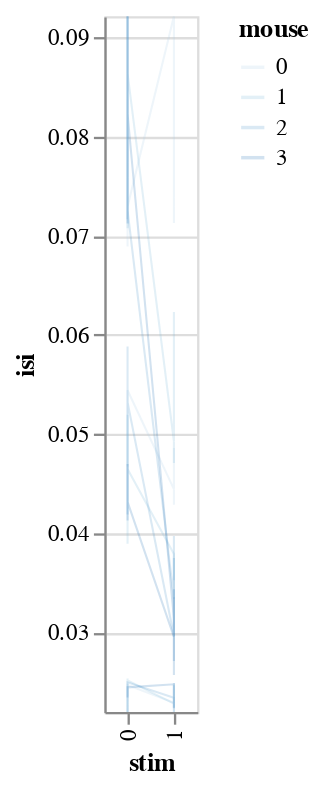

Notebook cell for this chart:
### Markdown cell above
This is stil fishy: why vertical lines? all sources of variance should be accounted for

### Code cell
bw.plot_posteriors_no_slope(x='stim', detail='neuron', color='mouse:O')

### Figure 1 — Vega-Lite specification as saved in the notebook (floating-point values rounded to 4 significant figures)
{"config": {"view": {"continuousWidth": 400, "continuousHeight": 300}}, "data": {"name": "data-e06a326353c0062fc344721c9c81ac1a"}, "mark": {"type": "line", "fill": null}, "encoding": {"color": {"type": "ordinal", "field": "mouse"}, "detail": {"type": "quantitative", "field": "neuron"}, "opacity": {"value": 0.2}, "size": {"value": 0.9}, "x": {"type": "ordinal", "field": "stim"}, "y": {"type": "quantitative", "field": "isi", "scale": {"clamp": true, "domain": [0.02198, 0.09212], "zero": false}}}, "$schema": "https://vega.github.io/schema/vega-lite/v4.8.1.json", "datasets": {"data-e06a326353c0062fc344721c9c81ac1a": [{"mouse": 0, "mouse_code": 0, "stim": 0, "neuron_code": 0, "neuron_x_mouse": "0m0bayes", "neuron": 0, "i_trial": 0, "log_firing_rate": 1.521, "Firing rate": 33.21, "firing_rate": 33.21, "i_spike": 41.5, "isi": 0.0831, "combined_condition": 0}, {"mouse": 0, "mouse_code": 0, "stim": 0, "neuron_code": 0, "neuron_x_mouse": "0m0bayes", "neuron": 0, "i_trial": 1, "log_firing_rate": 3.429, "Firing rate": 2688.0, "firing_rate": 2688.0, "i_spike": 47.0, "isi": 0.07445, "combined_condition": 0}, {"mouse": 0, "mouse_code": 0, "stim": 0, "neuron_code": 0, "neuron_x_mouse": "0m0bayes", "neuron": 0, "i_trial": 2, "log_firing_rate": 1.679, "Firing rate": 47.77, "firing_rate": 47.77, "i_spike": 32.5, "isi": 0.1031, "combined_condition": 0}, {"mouse": 0, "mouse_code": 0, "stim": 0, "neuron_code": 0, "neuron_x_mouse": "0m0bayes", "neuron": 0, "i_trial": 3, "log_firing_rate": 1.999, "Firing rate": 99.73, "firing_rate": 99.73, "i_spike": 49.5, "isi": 0.0689, "combined_condition": 0}, {"mouse": 0, "mouse_code": 0, "stim": 0, "neuron_code": 0, "neuron_x_mouse": "0m0bayes", "neuron": 0, "i_trial": 4, "log_firing_rate": 1.714, "Firing rate": 51.75, "firing_rate": 51.75, "i_spike": 47.5, "isi": 0.07292, "combined_condition": 0}, {"mouse": 0, "mouse_code": 0, "stim": 0, "neuron_code": 4, "neuron_x_mouse": "1m0bayes", "neuron": 1, "i_trial": 0, "log_firing_rate": 2.24, "Firing rate": 173.8, "firing_rate": 173.8, "i_spike": 69.0, "isi": 0.05069, "combined_condition": 4}, {"mouse": 0, "mouse_code": 0, "stim": 0, "neuron_code": 4, "neuron_x_mouse": "1m0bayes", "neuron": 1, "i_trial": 1, "log_firing_rate": 2.082, "Firing rate": 120.7, "firing_rate": 120.7, "i_spike": 74.5, "isi": 0.04673, "combined_condition": 4}, {"mouse": 0, "mouse_code": 0, "stim": 0, "neuron_code": 4, "neuron_x_mouse": "1m0bayes", "neuron": 1, "i_trial": 2, "log_firing_rate": 2.249, "Firing rate": 177.5, "firing_rate": 177.5, "i_spike": 70.5, "isi": 0.04966, "combined_condition": 4}, {"mouse": 0, "mouse_code": 0, "stim": 0, "neuron_code": 4, "neuron_x_mouse": "1m0bayes", "neuron": 1, "i_trial": 3, "log_firing_rate": 2.21, "Firing rate": 162.0, "firing_rate": 162.0, "i_spike": 72.0, "isi": 0.04788, "combined_condition": 4}, {"mouse": 0, "mouse_code": 0, "stim": 0, "neuron_code": 4, "neuron_x_mouse": "1m0bayes", "neuron": 1, "i_trial": 4, "log_firing_rate": 1.769, "Firing rate": 58.73, "firing_rate": 58.73, "i_spike": 64.5, "isi": 0.05441, "combined_condition": 4}, {"mouse": 0, "mouse_code": 0, "stim": 0, "neuron_code": 8, "neuron_x_mouse": "2m0bayes", "neuron": 2, "i_trial": 0, "log_firing_rate": 2.643, "Firing rate": 439.5, "firing_rate": 439.5, "i_spike": 160.5, "isi": 0.02172, "combined_condition": 8}, {"mouse": 0, "mouse_code": 0, "stim": 0, "neuron_code": 8, "neuron_x_mouse": "2m0bayes", "neuron": 2, "i_trial": 1, "log_firing_rate": 2.325, "Firing rate": 211.2, "firing_rate": 211.2, "i_spike": 160.5, "isi": 0.02179, "combined_condition": 8}, {"mouse": 0, "mouse_code": 0, "stim": 0, "neuron_code": 8, "neuron_x_mouse": "2m0bayes", "neuron": 2, "i_trial": 2, "log_firing_rate": 2.612, "Firing rate": 409.5, "firing_rate": 409.5, "i_spike": 156.0, "isi": 0.02241, "combined_condition": 8}, {"mouse": 0, "mouse_code": 0, "stim": 0, "neuron_code": 8, "neuron_x_mouse": "2m0bayes", "neuron": 2, "i_trial": 3, "log_firing_rate": 2.36, "Firing rate": 229.1, "firing_rate": 229.1, "i_spike": 142.0, "isi": 0.02438, "combined_condition": 8}, {"mouse": 0, "mouse_code": 0, "stim": 0, "neuron_code": 8, "neuron_x_mouse": "2m0bayes", "neuron": 2, "i_trial": 4, "log_firing_rate": 2.475, "Firing rate": 298.8, "firing_rate": 298.8, "i_spike": 142.0, "isi": 0.02469, "combined_condition": 8}, {"mouse": 0, "mouse_code": 0, "stim": 1, "neuron_code": 0, "neuron_x_mouse": "0m0bayes", "neuron": 0, "i_trial": 0, "log_firing_rate": 1.675, "Firing rate": 47.3, "firing_rate": 47.3, "i_spike": 32.5, "isi": 0.1053, "combined_condition": 12}, {"mouse": 0, "mouse_code": 0, "stim": 1, "neuron_code": 0, "neuron_x_mouse": "0m0bayes", "neuron": 0, "i_trial": 1, "log_firing_rate": 1.893, "Firing rate": 78.14, "firing_rate": 78.14, "i_spike": 35.5, "isi": 0.09775, "combined_condition": 12}, {"mouse": 0, "mouse_code": 0, "stim": 1, "neuron_code": 0, "neuron_x_mouse": "0m0bayes", "neuron": 0, "i_trial": 2, "log_firing_rate": 2.187, "Firing rate": 153.7, "firing_rate": 153.7, "i_spike": 43.0, "isi": 0.07643, "combined_condition": 12}, {"mouse": 0, "mouse_code": 0, "stim": 1, "neuron_code": 0, "neuron_x_mouse": "0m0bayes", "neuron": 0, "i_trial": 3, "log_firing_rate": 2.233, "Firing rate": 171.2, "firing_rate": 171.2, "i_spike": 49.0, "isi": 0.07129, "combined_condition": 12}, {"mouse": 0, "mouse_code": 0, "stim": 1, "neuron_code": 0, "neuron_x_mouse": "0m0bayes", "neuron": 0, "i_trial": 4, "log_firing_rate": 1.993, "Firing rate": 98.37, "firing_rate": 98.37, "i_spike": 33.5, "isi": 0.1047, "combined_condition": 12}, {"mouse": 0, "mouse_code": 0, "stim": 1, "neuron_code": 4, "neuron_x_mouse": "1m0bayes", "neuron": 1, "i_trial": 0, "log_firing_rate": 2.128, "Firing rate": 134.4, "firing_rate": 134.4, "i_spike": 78.0, "isi": 0.04444, "combined_condition": 16}, {"mouse": 0, "mouse_code": 0, "stim": 1, "neuron_code": 4, "neuron_x_mouse": "1m0bayes", "neuron": 1, "i_trial": 1, "log_firing_rate": 2.323, "Firing rate": 210.4, "firing_rate": 210.4, "i_spike": 72.0, "isi": 0.0486, "combined_condition": 16}, {"mouse": 0, "mouse_code": 0, "stim": 1, "neuron_code": 4, "neuron_x_mouse": "1m0bayes", "neuron": 1, "i_trial": 2, "log_firing_rate": 2.139, "Firing rate": 137.6, "firing_rate": 137.6, "i_spike": 75.0, "isi": 0.04651, "combined_condition": 16}, {"mouse": 0, "mouse_code": 0, "stim": 1, "neuron_code": 4, "neuron_x_mouse": "1m0bayes", "neuron": 1, "i_trial": 3, "log_firing_rate": 1.988, "Firing rate": 97.31, "firing_rate": 97.31, "i_spike": 80.0, "isi": 0.04287, "combined_condition": 16}, {"mouse": 0, "mouse_code": 0, "stim": 1, "neuron_code": 4, "neuron_x_mouse": "1m0bayes", "neuron": 1, "i_trial": 4, "log_firing_rate": 2.424, "Firing rate": 265.3, "firing_rate": 265.3, "i_spike": 80.0, "isi": 0.04376, "combined_condition": 16}, {"mouse": 0, "mouse_code": 0, "stim": 1, "neuron_code": 8, "neuron_x_mouse": "2m0bayes", "neuron": 2, "i_trial": 0, "log_firing_rate": 2.266, "Firing rate": 184.6, "firing_rate": 184.6, "i_spike": 152.5, "isi": 0.02291, "combined_condition": 20}, {"mouse": 0, "mouse_code": 0, "stim": 1, "neuron_code": 8, "neuron_x_mouse": "2m0bayes", "neuron": 2, "i_trial": 1, "log_firing_rate": 2.81, "Firing rate": 645.6, "firing_rate": 645.6, "i_spike": 149.0, "isi": 0.0235, "combined_condition": 20}, {"mouse": 0, "mouse_code": 0, "stim": 1, "neuron_code": 8, "neuron_x_mouse": "2m0bayes", "neuron": 2, "i_trial": 2, "log_firing_rate": 2.291, "Firing rate": 195.3, "firing_rate": 195.3, "i_spike": 161.0, "isi": 0.02162, "combined_condition": 20}, {"mouse": 0, "mouse_code": 0, "stim": 1, "neuron_code": 8, "neuron_x_mouse": "2m0bayes", "neuron": 2, "i_trial": 3, "log_firing_rate": 2.805, "Firing rate": 638.8, "firing_rate": 638.8, "i_spike": 156.5, "isi": 0.02239, "combined_condition": 20}, {"mouse": 0, "mouse_code": 0, "stim": 1, "neuron_code": 8, "neuron_x_mouse": "2m0bayes", "neuron": 2, "i_trial": 4, "log_firing_rate": 2.465, "Firing rate": 291.7, "firing_rate": 291.7, "i_spike": 160.0, "isi": 0.02191, "combined_condition": 20}, {"mouse": 1, "mouse_code": 1, "stim": 0, "neuron_code": 1, "neuron_x_mouse": "0m1bayes", "neuron": 0, "i_trial": 0, "log_firing_rate": 1.769, "Firing rate": 58.77, "firing_rate": 58.77, "i_spike": 45.5, "isi": 0.07583, "combined_condition": 1}, {"mouse": 1, "mouse_code": 1, "stim": 0, "neuron_code": 1, "neuron_x_mouse": "0m1bayes", "neuron": 0, "i_trial": 1, "log_firing_rate": 1.752, "Firing rate": 56.45, "firing_rate": 56.45, "i_spike": 41.5, "isi": 0.0842, "combined_condition": 1}, {"mouse": 1, "mouse_code": 1, "stim": 0, "neuron_code": 1, "neuron_x_mouse": "0m1bayes", "neuron": 0, "i_trial": 2, "log_firing_rate": 2.604, "Firing rate": 402.0, "firing_rate": 402.0, "i_spike": 48.5, "isi": 0.07075, "combined_condition": 1}, {"mouse": 1, "mouse_code": 1, "stim": 0, "neuron_code": 1, "neuron_x_mouse": "0m1bayes", "neuron": 0, "i_trial": 3, "log_firing_rate": 1.736, "Firing rate": 54.46, "firing_rate": 54.46, "i_spike": 37.5, "isi": 0.09207, "combined_condition": 1}, {"mouse": 1, "mouse_code": 1, "stim": 0, "neuron_code": 1, "neuron_x_mouse": "0m1bayes", "neuron": 0, "i_trial": 4, "log_firing_rate": 1.931, "Firing rate": 85.39, "firing_rate": 85.39, "i_spike": 40.0, "isi": 0.08637, "combined_condition": 1}, {"mouse": 1, "mouse_code": 1, "stim": 0, "neuron_code": 5, "neuron_x_mouse": "1m1bayes", "neuron": 1, "i_trial": 0, "log_firing_rate": 2.489, "Firing rate": 308.4, "firing_rate": 308.4, "i_spike": 75.5, "isi": 0.04516, "combined_condition": 5}, {"mouse": 1, "mouse_code": 1, "stim": 0, "neuron_code": 5, "neuron_x_mouse": "1m1bayes", "neuron": 1, "i_trial": 1, "log_firing_rate": 2.564, "Firing rate": 366.0, "firing_rate": 366.0, "i_spike": 70.5, "isi": 0.0493, "combined_condition": 5}, {"mouse": 1, "mouse_code": 1, "stim": 0, "neuron_code": 5, "neuron_x_mouse": "1m1bayes", "neuron": 1, "i_trial": 2, "log_firing_rate": 3.003, "Firing rate": 1006.0, "firing_rate": 1006.0, "i_spike": 66.0, "isi": 0.05193, "combined_condition": 5}, {"mouse": 1, "mouse_code": 1, "stim": 0, "neuron_code": 5, "neuron_x_mouse": "1m1bayes", "neuron": 1, "i_trial": 3, "log_firing_rate": 2.067, "Firing rate": 116.8, "firing_rate": 116.8, "i_spike": 89.5, "isi": 0.03894, "combined_condition": 5}, {"mouse": 1, "mouse_code": 1, "stim": 0, "neuron_code": 5, "neuron_x_mouse": "1m1bayes", "neuron": 1, "i_trial": 4, "log_firing_rate": 2.045, "Firing rate": 110.9, "firing_rate": 110.9, "i_spike": 74.5, "isi": 0.04648, "combined_condition": 5}, {"mouse": 1, "mouse_code": 1, "stim": 0, "neuron_code": 9, "neuron_x_mouse": "2m1bayes", "neuron": 2, "i_trial": 0, "log_firing_rate": 2.571, "Firing rate": 372.5, "firing_rate": 372.5, "i_spike": 159.0, "isi": 0.02198, "combined_condition": 9}, {"mouse": 1, "mouse_code": 1, "stim": 0, "neuron_code": 9, "neuron_x_mouse": "2m1bayes", "neuron": 2, "i_trial": 1, "log_firing_rate": 2.45, "Firing rate": 281.8, "firing_rate": 281.8, "i_spike": 152.5, "isi": 0.02293, "combined_condition": 9}, {"mouse": 1, "mouse_code": 1, "stim": 0, "neuron_code": 9, "neuron_x_mouse": "2m1bayes", "neuron": 2, "i_trial": 2, "log_firing_rate": 2.487, "Firing rate": 307.2, "firing_rate": 307.2, "i_spike": 153.5, "isi": 0.02274, "combined_condition": 9}, {"mouse": 1, "mouse_code": 1, "stim": 0, "neuron_code": 9, "neuron_x_mouse": "2m1bayes", "neuron": 2, "i_trial": 3, "log_firing_rate": 2.85, "Firing rate": 708.4, "firing_rate": 708.4, "i_spike": 137.5, "isi": 0.02535, "combined_condition": 9}, {"mouse": 1, "mouse_code": 1, "stim": 0, "neuron_code": 9, "neuron_x_mouse": "2m1bayes", "neuron": 2, "i_trial": 4, "log_firing_rate": 2.392, "Firing rate": 246.4, "firing_rate": 246.4, "i_spike": 139.0, "isi": 0.02516, "combined_condition": 9}, {"mouse": 1, "mouse_code": 1, "stim": 1, "neuron_code": 1, "neuron_x_mouse": "0m1bayes", "neuron": 0, "i_trial": 0, "log_firing_rate": 2.051, "Firing rate": 112.4, "firing_rate": 112.4, "i_spike": 70.0, "isi": 0.04926, "combined_condition": 13}, {"mouse": 1, "mouse_code": 1, "stim": 1, "neuron_code": 1, "neuron_x_mouse": "0m1bayes", "neuron": 0, "i_trial": 1, "log_firing_rate": 1.886, "Firing rate": 76.91, "firing_rate": 76.91, "i_spike": 55.0, "isi": 0.0623, "combined_condition": 13}, {"mouse": 1, "mouse_code": 1, "stim": 1, "neuron_code": 1, "neuron_x_mouse": "0m1bayes", "neuron": 0, "i_trial": 2, "log_firing_rate": 1.916, "Firing rate": 82.35, "firing_rate": 82.35, "i_spike": 58.0, "isi": 0.06032, "combined_condition": 13}, {"mouse": 1, "mouse_code": 1, "stim": 1, "neuron_code": 1, "neuron_x_mouse": "0m1bayes", "neuron": 0, "i_trial": 3, "log_firing_rate": 2.432, "Firing rate": 270.6, "firing_rate": 270.6, "i_spike": 72.5, "isi": 0.04709, "combined_condition": 13}, {"mouse": 1, "mouse_code": 1, "stim": 1, "neuron_code": 1, "neuron_x_mouse": "0m1bayes", "neuron": 0, "i_trial": 4, "log_firing_rate": 1.913, "Firing rate": 81.8, "firing_rate": 81.8, "i_spike": 65.5, "isi": 0.0536, "combined_condition": 13}, {"mouse": 1, "mouse_code": 1, "stim": 1, "neuron_code": 5, "neuron_x_mouse": "1m1bayes", "neuron": 1, "i_trial": 0, "log_firing_rate": 2.381, "Firing rate": 240.3, "firing_rate": 240.3, "i_spike": 91.5, "isi": 0.03789, "combined_condition": 17}, {"mouse": 1, "mouse_code": 1, "stim": 1, "neuron_code": 5, "neuron_x_mouse": "1m1bayes", "neuron": 1, "i_trial": 1, "log_firing_rate": 2.511, "Firing rate": 324.3, "firing_rate": 324.3, "i_spike": 96.0, "isi": 0.03605, "combined_condition": 17}, {"mouse": 1, "mouse_code": 1, "stim": 1, "neuron_code": 5, "neuron_x_mouse": "1m1bayes", "neuron": 1, "i_trial": 2, "log_firing_rate": 2.43, "Firing rate": 268.9, "firing_rate": 268.9, "i_spike": 99.0, "isi": 0.03525, "combined_condition": 17}, {"mouse": 1, "mouse_code": 1, "stim": 1, "neuron_code": 5, "neuron_x_mouse": "1m1bayes", "neuron": 1, "i_trial": 3, "log_firing_rate": 2.261, "Firing rate": 182.3, "firing_rate": 182.3, "i_spike": 92.5, "isi": 0.03709, "combined_condition": 17}, {"mouse": 1, "mouse_code": 1, "stim": 1, "neuron_code": 5, "neuron_x_mouse": "1m1bayes", "neuron": 1, "i_trial": 4, "log_firing_rate": 3.196, "Firing rate": 1570.0, "firing_rate": 1570.0, "i_spike": 92.0, "isi": 0.03772, "combined_condition": 17}, {"mouse": 1, "mouse_code": 1, "stim": 1, "neuron_code": 9, "neuron_x_mouse": "2m1bayes", "neuron": 2, "i_trial": 0, "log_firing_rate": 2.526, "Firing rate": 336.0, "firing_rate": 336.0, "i_spike": 152.5, "isi": 0.02281, "combined_condition": 21}, {"mouse": 1, "mouse_code": 1, "stim": 1, "neuron_code": 9, "neuron_x_mouse": "2m1bayes", "neuron": 2, "i_trial": 1, "log_firing_rate": 2.712, "Firing rate": 514.8, "firing_rate": 514.8, "i_spike": 155.0, "isi": 0.0226, "combined_condition": 21}, {"mouse": 1, "mouse_code": 1, "stim": 1, "neuron_code": 9, "neuron_x_mouse": "2m1bayes", "neuron": 2, "i_trial": 2, "log_firing_rate": 2.517, "Firing rate": 328.6, "firing_rate": 328.6, "i_spike": 155.5, "isi": 0.02248, "combined_condition": 21}, {"mouse": 1, "mouse_code": 1, "stim": 1, "neuron_code": 9, "neuron_x_mouse": "2m1bayes", "neuron": 2, "i_trial": 3, "log_firing_rate": 2.448, "Firing rate": 280.7, "firing_rate": 280.7, "i_spike": 154.5, "isi": 0.02243, "combined_condition": 21}, {"mouse": 1, "mouse_code": 1, "stim": 1, "neuron_code": 9, "neuron_x_mouse": "2m1bayes", "neuron": 2, "i_trial": 4, "log_firing_rate": 2.266, "Firing rate": 184.6, "firing_rate": 184.6, "i_spike": 142.0, "isi": 0.02466, "combined_condition": 21}, {"mouse": 2, "mouse_code": 2, "stim": 0, "neuron_code": 2, "neuron_x_mouse": "0m2bayes", "neuron": 0, "i_trial": 0, "log_firing_rate": 1.87, "Firing rate": 74.05, "firing_rate": 74.05, "i_spike": 47.5, "isi": 0.07165, "combined_condition": 2}, {"mouse": 2, "mouse_code": 2, "stim": 0, "neuron_code": 2, "neuron_x_mouse": "0m2bayes", "neuron": 0, "i_trial": 1, "log_firing_rate": 1.766, "Firing rate": 58.31, "firing_rate": 58.31, "i_spike": 45.0, "isi": 0.0774, "combined_condition": 2}, {"mouse": 2, "mouse_code": 2, "stim": 0, "neuron_code": 2, "neuron_x_mouse": "0m2bayes", "neuron": 0, "i_trial": 2, "log_firing_rate": 1.912, "Firing rate": 81.68, "firing_rate": 81.68, "i_spike": 47.0, "isi": 0.07352, "combined_condition": 2}, {"mouse": 2, "mouse_code": 2, "stim": 0, "neuron_code": 2, "neuron_x_mouse": "0m2bayes", "neuron": 0, "i_trial": 3, "log_firing_rate": 2.466, "Firing rate": 292.3, "firing_rate": 292.3, "i_spike": 38.0, "isi": 0.09316, "combined_condition": 2}, {"mouse": 2, "mouse_code": 2, "stim": 0, "neuron_code": 2, "neuron_x_mouse": "0m2bayes", "neuron": 0, "i_trial": 4, "log_firing_rate": 1.955, "Firing rate": 90.13, "firing_rate": 90.13, "i_spike": 48.5, "isi": 0.07254, "combined_condition": 2}, {"mouse": 2, "mouse_code": 2, "stim": 0, "neuron_code": 6, "neuron_x_mouse": "1m2bayes", "neuron": 1, "i_trial": 0, "log_firing_rate": 1.84, "Firing rate": 69.22, "firing_rate": 69.22, "i_spike": 76.0, "isi": 0.04597, "combined_condition": 6}, {"mouse": 2, "mouse_code": 2, "stim": 0, "neuron_code": 6, "neuron_x_mouse": "1m2bayes", "neuron": 1, "i_trial": 1, "log_firing_rate": 2.06, "Firing rate": 114.7, "firing_rate": 114.7, "i_spike": 82.5, "isi": 0.04188, "combined_condition": 6}, {"mouse": 2, "mouse_code": 2, "stim": 0, "neuron_code": 6, "neuron_x_mouse": "1m2bayes", "neuron": 1, "i_trial": 2, "log_firing_rate": 2.165, "Firing rate": 146.3, "firing_rate": 146.3, "i_spike": 68.0, "isi": 0.05151, "combined_condition": 6}, {"mouse": 2, "mouse_code": 2, "stim": 0, "neuron_code": 6, "neuron_x_mouse": "1m2bayes", "neuron": 1, "i_trial": 3, "log_firing_rate": 2.079, "Firing rate": 119.8, "firing_rate": 119.8, "i_spike": 59.5, "isi": 0.05883, "combined_condition": 6}, {"mouse": 2, "mouse_code": 2, "stim": 0, "neuron_code": 6, "neuron_x_mouse": "1m2bayes", "neuron": 1, "i_trial": 4, "log_firing_rate": 1.727, "Firing rate": 53.39, "firing_rate": 53.39, "i_spike": 65.5, "isi": 0.05321, "combined_condition": 6}, {"mouse": 2, "mouse_code": 2, "stim": 0, "neuron_code": 10, "neuron_x_mouse": "2m2bayes", "neuron": 2, "i_trial": 0, "log_firing_rate": 2.431, "Firing rate": 269.5, "firing_rate": 269.5, "i_spike": 151.0, "isi": 0.02319, "combined_condition": 10}, {"mouse": 2, "mouse_code": 2, "stim": 0, "neuron_code": 10, "neuron_x_mouse": "2m2bayes", "neuron": 2, "i_trial": 1, "log_firing_rate": 2.486, "Firing rate": 306.2, "firing_rate": 306.2, "i_spike": 161.5, "isi": 0.0214, "combined_condition": 10}, {"mouse": 2, "mouse_code": 2, "stim": 0, "neuron_code": 10, "neuron_x_mouse": "2m2bayes", "neuron": 2, "i_trial": 2, "log_firing_rate": 2.3, "Firing rate": 199.7, "firing_rate": 199.7, "i_spike": 153.0, "isi": 0.02293, "combined_condition": 10}, {"mouse": 2, "mouse_code": 2, "stim": 0, "neuron_code": 10, "neuron_x_mouse": "2m2bayes", "neuron": 2, "i_trial": 3, "log_firing_rate": 2.972, "Firing rate": 937.3, "firing_rate": 937.3, "i_spike": 148.0, "isi": 0.0237, "combined_condition": 10}, {"mouse": 2, "mouse_code": 2, "stim": 0, "neuron_code": 10, "neuron_x_mouse": "2m2bayes", "neuron": 2, "i_trial": 4, "log_firing_rate": 2.506, "Firing rate": 320.8, "firing_rate": 320.8, "i_spike": 139.5, "isi": 0.02496, "combined_condition": 10}, {"mouse": 2, "mouse_code": 2, "stim": 1, "neuron_code": 2, "neuron_x_mouse": "0m2bayes", "neuron": 0, "i_trial": 0, "log_firing_rate": 2.573, "Firing rate": 374.1, "firing_rate": 374.1, "i_spike": 103.5, "isi": 0.03344, "combined_condition": 14}, {"mouse": 2, "mouse_code": 2, "stim": 1, "neuron_code": 2, "neuron_x_mouse": "0m2bayes", "neuron": 0, "i_trial": 1, "log_firing_rate": 2.275, "Firing rate": 188.2, "firing_rate": 188.2, "i_spike": 90.5, "isi": 0.036, "combined_condition": 14}, {"mouse": 2, "mouse_code": 2, "stim": 1, "neuron_code": 2, "neuron_x_mouse": "0m2bayes", "neuron": 0, "i_trial": 2, "log_firing_rate": 2.481, "Firing rate": 302.9, "firing_rate": 302.9, "i_spike": 88.0, "isi": 0.03814, "combined_condition": 14}, {"mouse": 2, "mouse_code": 2, "stim": 1, "neuron_code": 2, "neuron_x_mouse": "0m2bayes", "neuron": 0, "i_trial": 3, "log_firing_rate": 2.39, "Firing rate": 245.6, "firing_rate": 245.6, "i_spike": 90.0, "isi": 0.03894, "combined_condition": 14}, {"mouse": 2, "mouse_code": 2, "stim": 1, "neuron_code": 2, "neuron_x_mouse": "0m2bayes", "neuron": 0, "i_trial": 4, "log_firing_rate": 2.192, "Firing rate": 155.5, "firing_rate": 155.5, "i_spike": 86.5, "isi": 0.03973, "combined_condition": 14}, {"mouse": 2, "mouse_code": 2, "stim": 1, "neuron_code": 6, "neuron_x_mouse": "1m2bayes", "neuron": 1, "i_trial": 0, "log_firing_rate": 2.237, "Firing rate": 172.8, "firing_rate": 172.8, "i_spike": 117.5, "isi": 0.02961, "combined_condition": 18}, {"mouse": 2, "mouse_code": 2, "stim": 1, "neuron_code": 6, "neuron_x_mouse": "1m2bayes", "neuron": 1, "i_trial": 1, "log_firing_rate": 2.328, "Firing rate": 213.0, "firing_rate": 213.0, "i_spike": 93.5, "isi": 0.03751, "combined_condition": 18}, {"mouse": 2, "mouse_code": 2, "stim": 1, "neuron_code": 6, "neuron_x_mouse": "1m2bayes", "neuron": 1, "i_trial": 2, "log_firing_rate": 2.392, "Firing rate": 246.4, "firing_rate": 246.4, "i_spike": 117.5, "isi": 0.02952, "combined_condition": 18}, {"mouse": 2, "mouse_code": 2, "stim": 1, "neuron_code": 6, "neuron_x_mouse": "1m2bayes", "neuron": 1, "i_trial": 3, "log_firing_rate": 2.206, "Firing rate": 160.6, "firing_rate": 160.6, "i_spike": 110.0, "isi": 0.03183, "combined_condition": 18}, {"mouse": 2, "mouse_code": 2, "stim": 1, "neuron_code": 6, "neuron_x_mouse": "1m2bayes", "neuron": 1, "i_trial": 4, "log_firing_rate": 2.275, "Firing rate": 188.3, "firing_rate": 188.3, "i_spike": 97.5, "isi": 0.03577, "combined_condition": 18}, {"mouse": 2, "mouse_code": 2, "stim": 1, "neuron_code": 10, "neuron_x_mouse": "2m2bayes", "neuron": 2, "i_trial": 0, "log_firing_rate": 2.453, "Firing rate": 284.0, "firing_rate": 284.0, "i_spike": 149.5, "isi": 0.02341, "combined_condition": 22}, {"mouse": 2, "mouse_code": 2, "stim": 1, "neuron_code": 10, "neuron_x_mouse": "2m2bayes", "neuron": 2, "i_trial": 1, "log_firing_rate": 2.676, "Firing rate": 474.0, "firing_rate": 474.0, "i_spike": 139.5, "isi": 0.02489, "combined_condition": 22}, {"mouse": 2, "mouse_code": 2, "stim": 1, "neuron_code": 10, "neuron_x_mouse": "2m2bayes", "neuron": 2, "i_trial": 2, "log_firing_rate": 3.198, "Firing rate": 1578.0, "firing_rate": 1578.0, "i_spike": 143.0, "isi": 0.02447, "combined_condition": 22}, {"mouse": 2, "mouse_code": 2, "stim": 1, "neuron_code": 10, "neuron_x_mouse": "2m2bayes", "neuron": 2, "i_trial": 3, "log_firing_rate": 2.42, "Firing rate": 263.2, "firing_rate": 263.2, "i_spike": 165.0, "isi": 0.02118, "combined_condition": 22}, {"mouse": 2, "mouse_code": 2, "stim": 1, "neuron_code": 10, "neuron_x_mouse": "2m2bayes", "neuron": 2, "i_trial": 4, "log_firing_rate": 2.416, "Firing rate": 260.7, "firing_rate": 260.7, "i_spike": 151.5, "isi": 0.02309, "combined_condition": 22}, {"mouse": 3, "mouse_code": 3, "stim": 0, "neuron_code": 3, "neuron_x_mouse": "0m3bayes", "neuron": 0, "i_trial": 0, "log_firing_rate": 2.588, "Firing rate": 387.3, "firing_rate": 387.3, "i_spike": 43.5, "isi": 0.07953, "combined_condition": 3}, {"mouse": 3, "mouse_code": 3, "stim": 0, "neuron_code": 3, "neuron_x_mouse": "0m3bayes", "neuron": 0, "i_trial": 1, "log_firing_rate": 1.861, "Firing rate": 72.66, "firing_rate": 72.66, "i_spike": 34.5, "isi": 0.1017, "combined_condition": 3}, {"mouse": 3, "mouse_code": 3, "stim": 0, "neuron_code": 3, "neuron_x_mouse": "0m3bayes", "neuron": 0, "i_trial": 2, "log_firing_rate": 2.521, "Firing rate": 332.0, "firing_rate": 332.0, "i_spike": 48.0, "isi": 0.07122, "combined_condition": 3}, {"mouse": 3, "mouse_code": 3, "stim": 0, "neuron_code": 3, "neuron_x_mouse": "0m3bayes", "neuron": 0, "i_trial": 3, "log_firing_rate": 1.72, "Firing rate": 52.48, "firing_rate": 52.48, "i_spike": 47.5, "isi": 0.07315, "combined_condition": 3}, {"mouse": 3, "mouse_code": 3, "stim": 0, "neuron_code": 3, "neuron_x_mouse": "0m3bayes", "neuron": 0, "i_trial": 4, "log_firing_rate": 2.613, "Firing rate": 410.1, "firing_rate": 410.1, "i_spike": 42.5, "isi": 0.08229, "combined_condition": 3}, {"mouse": 3, "mouse_code": 3, "stim": 0, "neuron_code": 7, "neuron_x_mouse": "1m3bayes", "neuron": 1, "i_trial": 0, "log_firing_rate": 1.867, "Firing rate": 73.69, "firing_rate": 73.69, "i_spike": 82.5, "isi": 0.04176, "combined_condition": 7}, {"mouse": 3, "mouse_code": 3, "stim": 0, "neuron_code": 7, "neuron_x_mouse": "1m3bayes", "neuron": 1, "i_trial": 1, "log_firing_rate": 2.29, "Firing rate": 195.2, "firing_rate": 195.2, "i_spike": 80.5, "isi": 0.04321, "combined_condition": 7}, {"mouse": 3, "mouse_code": 3, "stim": 0, "neuron_code": 7, "neuron_x_mouse": "1m3bayes", "neuron": 1, "i_trial": 2, "log_firing_rate": 1.989, "Firing rate": 97.46, "firing_rate": 97.46, "i_spike": 73.5, "isi": 0.04697, "combined_condition": 7}, {"mouse": 3, "mouse_code": 3, "stim": 0, "neuron_code": 7, "neuron_x_mouse": "1m3bayes", "neuron": 1, "i_trial": 3, "log_firing_rate": 2.31, "Firing rate": 204.0, "firing_rate": 204.0, "i_spike": 84.5, "isi": 0.04128, "combined_condition": 7}, {"mouse": 3, "mouse_code": 3, "stim": 0, "neuron_code": 7, "neuron_x_mouse": "1m3bayes", "neuron": 1, "i_trial": 4, "log_firing_rate": 2.494, "Firing rate": 312.0, "firing_rate": 312.0, "i_spike": 80.5, "isi": 0.04315, "combined_condition": 7}, {"mouse": 3, "mouse_code": 3, "stim": 0, "neuron_code": 11, "neuron_x_mouse": "2m3bayes", "neuron": 2, "i_trial": 0, "log_firing_rate": 3.683, "Firing rate": 4817.0, "firing_rate": 4817.0, "i_spike": 149.0, "isi": 0.02345, "combined_condition": 11}, {"mouse": 3, "mouse_code": 3, "stim": 0, "neuron_code": 11, "neuron_x_mouse": "2m3bayes", "neuron": 2, "i_trial": 1, "log_firing_rate": 2.566, "Firing rate": 368.0, "firing_rate": 368.0, "i_spike": 147.0, "isi": 0.02375, "combined_condition": 11}, {"mouse": 3, "mouse_code": 3, "stim": 0, "neuron_code": 11, "neuron_x_mouse": "2m3bayes", "neuron": 2, "i_trial": 2, "log_firing_rate": 2.106, "Firing rate": 127.6, "firing_rate": 127.6, "i_spike": 146.5, "isi": 0.02384, "combined_condition": 11}, {"mouse": 3, "mouse_code": 3, "stim": 0, "neuron_code": 11, "neuron_x_mouse": "2m3bayes", "neuron": 2, "i_trial": 3, "log_firing_rate": 2.486, "Firing rate": 306.5, "firing_rate": 306.5, "i_spike": 149.0, "isi": 0.02351, "combined_condition": 11}, {"mouse": 3, "mouse_code": 3, "stim": 0, "neuron_code": 11, "neuron_x_mouse": "2m3bayes", "neuron": 2, "i_trial": 4, "log_firing_rate": 2.916, "Firing rate": 823.8, "firing_rate": 823.8, "i_spike": 143.0, "isi": 0.02446, "combined_condition": 11}, {"mouse": 3, "mouse_code": 3, "stim": 1, "neuron_code": 3, "neuron_x_mouse": "0m3bayes", "neuron": 0, "i_trial": 0, "log_firing_rate": 2.466, "Firing rate": 292.4, "firing_rate": 292.4, "i_spike": 110.0, "isi": 0.0314, "combined_condition": 15}, {"mouse": 3, "mouse_code": 3, "stim": 1, "neuron_code": 3, "neuron_x_mouse": "0m3bayes", "neuron": 0, "i_trial": 1, "log_firing_rate": 2.354, "Firing rate": 226.2, "firing_rate": 226.2, "i_spike": 121.5, "isi": 0.02785, "combined_condition": 15}, {"mouse": 3, "mouse_code": 3, "stim": 1, "neuron_code": 3, "neuron_x_mouse": "0m3bayes", "neuron": 0, "i_trial": 2, "log_firing_rate": 2.275, "Firing rate": 188.3, "firing_rate": 188.3, "i_spike": 120.0, "isi": 0.02893, "combined_condition": 15}, {"mouse": 3, "mouse_code": 3, "stim": 1, "neuron_code": 3, "neuron_x_mouse": "0m3bayes", "neuron": 0, "i_trial": 3, "log_firing_rate": 2.357, "Firing rate": 227.3, "firing_rate": 227.3, "i_spike": 101.0, "isi": 0.03436, "combined_condition": 15}, {"mouse": 3, "mouse_code": 3, "stim": 1, "neuron_code": 3, "neuron_x_mouse": "0m3bayes", "neuron": 0, "i_trial": 4, "log_firing_rate": 2.406, "Firing rate": 254.4, "firing_rate": 254.4, "i_spike": 127.5, "isi": 0.0271, "combined_condition": 15}, {"mouse": 3, "mouse_code": 3, "stim": 1, "neuron_code": 7, "neuron_x_mouse": "1m3bayes", "neuron": 1, "i_trial": 0, "log_firing_rate": 2.299, "Firing rate": 199.2, "firing_rate": 199.2, "i_spike": 117.5, "isi": 0.02955, "combined_condition": 19}, {"mouse": 3, "mouse_code": 3, "stim": 1, "neuron_code": 7, "neuron_x_mouse": "1m3bayes", "neuron": 1, "i_trial": 1, "log_firing_rate": 2.117, "Firing rate": 130.9, "firing_rate": 130.9, "i_spike": 104.0, "isi": 0.03351, "combined_condition": 19}, {"mouse": 3, "mouse_code": 3, "stim": 1, "neuron_code": 7, "neuron_x_mouse": "1m3bayes", "neuron": 1, "i_trial": 2, "log_firing_rate": 2.425, "Firing rate": 266.0, "firing_rate": 266.0, "i_spike": 121.0, "isi": 0.02882, "combined_condition": 19}, {"mouse": 3, "mouse_code": 3, "stim": 1, "neuron_code": 7, "neuron_x_mouse": "1m3bayes", "neuron": 1, "i_trial": 3, "log_firing_rate": 2.518, "Firing rate": 329.8, "firing_rate": 329.8, "i_spike": 118.5, "isi": 0.02927, "combined_condition": 19}, {"mouse": 3, "mouse_code": 3, "stim": 1, "neuron_code": 7, "neuron_x_mouse": "1m3bayes", "neuron": 1, "i_trial": 4, "log_firing_rate": 2.452, "Firing rate": 283.4, "firing_rate": 283.4, "i_spike": 134.5, "isi": 0.0257, "combined_condition": 19}, {"mouse": 3, "mouse_code": 3, "stim": 1, "neuron_code": 11, "neuron_x_mouse": "2m3bayes", "neuron": 2, "i_trial": 0, "log_firing_rate": 2.428, "Firing rate": 268.1, "firing_rate": 268.1, "i_spike": 140.0, "isi": 0.02476, "combined_condition": 23}, {"mouse": 3, "mouse_code": 3, "stim": 1, "neuron_code": 11, "neuron_x_mouse": "2m3bayes", "neuron": 2, "i_trial": 1, "log_firing_rate": 2.508, "Firing rate": 321.9, "firing_rate": 321.9, "i_spike": 142.0, "isi": 0.02471, "combined_condition": 23}, {"mouse": 3, "mouse_code": 3, "stim": 1, "neuron_code": 11, "neuron_x_mouse": "2m3bayes", "neuron": 2, "i_trial": 2, "log_firing_rate": 2.607, "Firing rate": 405.0, "firing_rate": 405.0, "i_spike": 148.5, "isi": 0.0236, "combined_condition": 23}, {"mouse": 3, "mouse_code": 3, "stim": 1, "neuron_code": 11, "neuron_x_mouse": "2m3bayes", "neuron": 2, "i_trial": 3, "log_firing_rate": 2.422, "Firing rate": 264.5, "firing_rate": 264.5, "i_spike": 155.5, "isi": 0.02236, "combined_condition": 23}, {"mouse": 3, "mouse_code": 3, "stim": 1, "neuron_code": 11, "neuron_x_mouse": "2m3bayes", "neuron": 2, "i_trial": 4, "log_firing_rate": 2.578, "Firing rate": 378.3, "firing_rate": 378.3, "i_spike": 153.5, "isi": 0.02285, "combined_condition": 23}]}}
